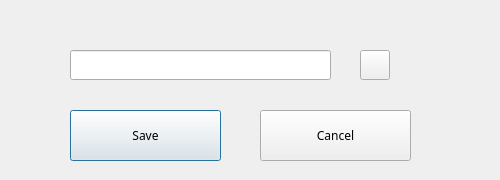
<?xml version="1.0" encoding="UTF-8"?>
<ui version="4.0">
 <class>MyCalendarAddDialog</class>
 <widget class="QDialog" name="MyCalendarAddDialog">
  <property name="geometry">
   <rect>
    <x>0</x>
    <y>0</y>
    <width>500</width>
    <height>180</height>
   </rect>
  </property>
  <property name="font">
   <font>
    <pointsize>9</pointsize>
   </font>
  </property>
  <property name="windowTitle">
   <string>MyCalendar Add Dialog</string>
  </property>
  <property name="toolTip">
   <string notr="true"/>
  </property>
  <widget class="QPushButton" name="save_button">
   <property name="geometry">
    <rect>
     <x>70</x>
     <y>110</y>
     <width>151</width>
     <height>51</height>
    </rect>
   </property>
   <property name="font">
    <font>
     <family>Segoe UI Light</family>
    </font>
   </property>
   <property name="text">
    <string>Save</string>
   </property>
  </widget>
  <widget class="QPushButton" name="cancel_button">
   <property name="geometry">
    <rect>
     <x>260</x>
     <y>110</y>
     <width>151</width>
     <height>51</height>
    </rect>
   </property>
   <property name="font">
    <font>
     <family>Segoe UI Light</family>
    </font>
   </property>
   <property name="text">
    <string>Cancel</string>
   </property>
  </widget>
  <widget class="QPushButton" name="button_color">
   <property name="geometry">
    <rect>
     <x>360</x>
     <y>50</y>
     <width>30</width>
     <height>30</height>
    </rect>
   </property>
   <property name="text">
    <string/>
   </property>
  </widget>
  <widget class="QLineEdit" name="lineEdit">
   <property name="geometry">
    <rect>
     <x>70</x>
     <y>50</y>
     <width>261</width>
     <height>30</height>
    </rect>
   </property>
  </widget>
 </widget>
 <resources/>
 <connections/>
</ui>
